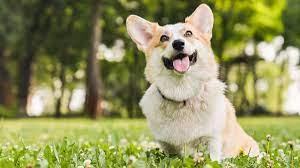
#> input picture Dogs/Dog5.jfif, 300 x 168 px, found by its file name
$ python OpenCVbasic.py
#> lines starting #> are read from the running program, lines starting #| are printed output that depends on the picture
import cv2 as cv

# basicos de openCVcv
img = cv.imread('Dogs/dog5.jfif')
#> img is the input picture: shape (168, 300, 3); mean B, G, R 93.7, 146.2, 145

cv.imshow('Dog', img)

# Convertendo pra uma escala em cinza

gray = cv.cvtColor(img, cv.COLOR_BGR2GRAY)
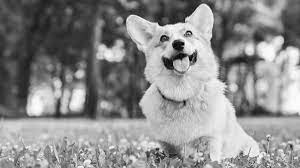
#> gray: shape (168, 300); min 0, max 254, mean 139.8
cv.imshow('Gray', gray)

cv.waitKey(0)


$ run again, with Dogs/Dog1.jfif copied over Dogs/Dog5.jfif
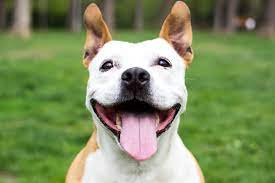
#> input picture Dogs/Dog1.jfif, 275 x 183 px, found by its file name
#> img is the input picture: shape (183, 275, 3); mean B, G, R 97.1, 142.3, 127.5
#> `gray = cv.cvtColor(img, cv.COLOR_BGR2GRAY)`:
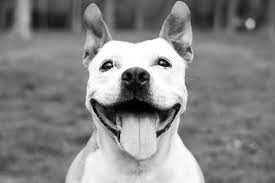
#> gray: shape (183, 275); min 0, max 255, mean 132.7

$ run again, with Dogs/Dog2.jfif copied over Dogs/Dog5.jfif
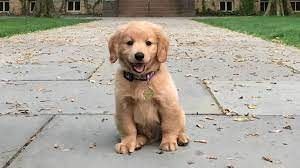
#> input picture Dogs/Dog2.jfif, 300 x 168 px, found by its file name
#> img is the input picture: shape (168, 300, 3); mean B, G, R 149.2, 162.3, 168.3
#> `gray = cv.cvtColor(img, cv.COLOR_BGR2GRAY)`:
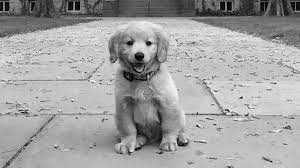
#> gray: shape (168, 300); min 0, max 254, mean 162.6

$ run again, with Dogs/Dog3.jfif copied over Dogs/Dog5.jfif
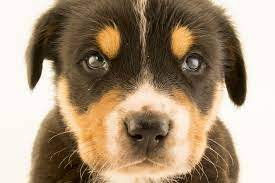
#> input picture Dogs/Dog3.jfif, 275 x 183 px, found by its file name
#> img is the input picture: shape (183, 275, 3); mean B, G, R 122.9, 146.5, 166.9
#> `gray = cv.cvtColor(img, cv.COLOR_BGR2GRAY)`:
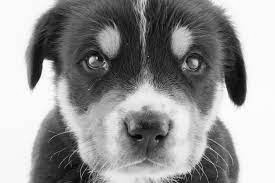
#> gray: shape (183, 275); min 1, max 255, mean 150
